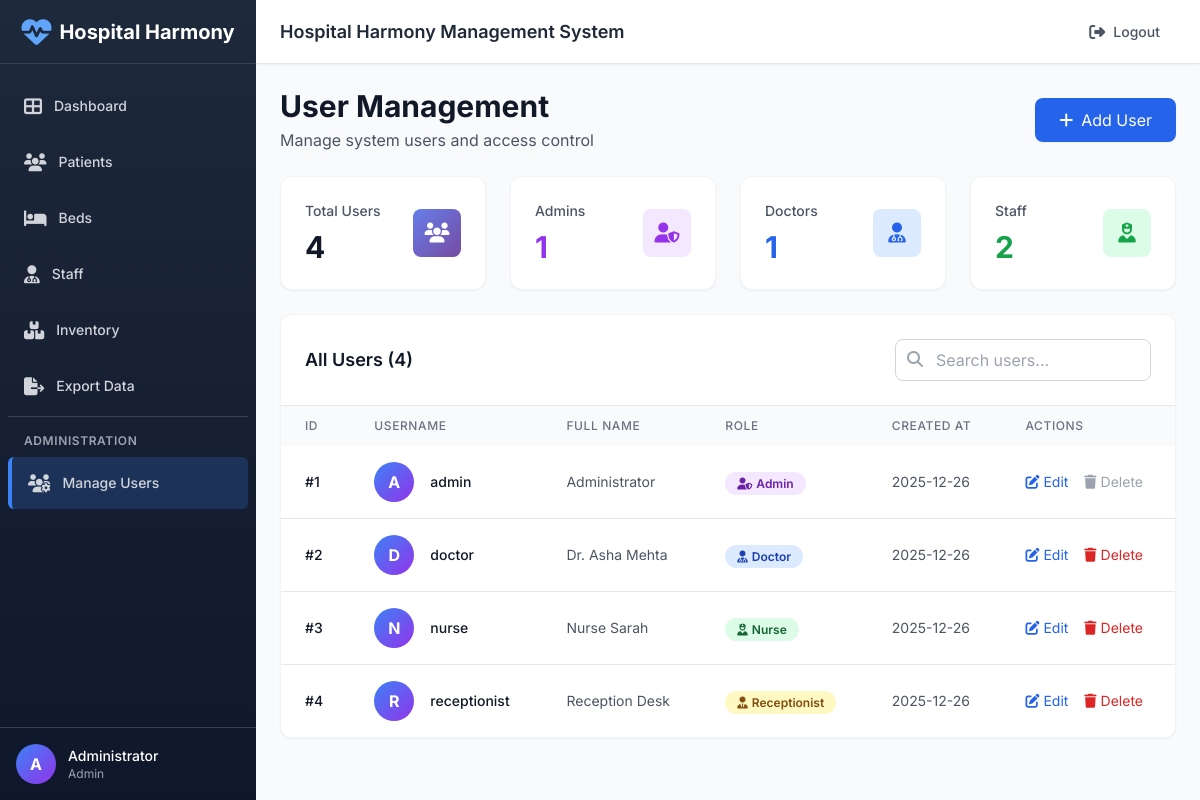
The app's page /users (signed in) with its own data.
### tables this page shows
CREATE TABLE users (
    id INTEGER PRIMARY KEY AUTOINCREMENT,
    username TEXT UNIQUE NOT NULL,
    password_hash TEXT NOT NULL,
    role TEXT NOT NULL,
    full_name TEXT,
    created_at TIMESTAMP DEFAULT CURRENT_TIMESTAMP
);

### app.py (the view)
@app.route('/users')
@login_required
@role_required('manage_users')
def users():
    db = get_db(); cur = db.cursor()
    cur.execute('SELECT id, username, role, full_name, created_at FROM users')
    rows = cur.fetchall()
    return render_template('users.html', users=rows)

### app.py (called while the page is built)
def login_required(f):
    @wraps(f)
    def wrapped(*args, **kwargs):
        if 'user_id' not in session:
            flash('Please login to access this page', 'danger')
            return redirect(url_for('login'))
        return f(*args, **kwargs)
    return wrapped

def role_required(*allowed_permissions):
    def decorator(f):
        @wraps(f)
        def wrapped(*args, **kwargs):
            if 'user_id' not in session:
                flash('Please login to access this page', 'danger')
                return redirect(url_for('login'))
            user_role = session.get('role')
            user_permissions = ROLE_PERMISSIONS.get(user_role, [])
            if not any(perm in user_permissions for perm in allowed_permissions):
                flash('You do not have permission to access this page', 'danger')
                return redirect(url_for('index'))
            return f(*args, **kwargs)
        return wrapped
    return decorator

@app.context_processor
def inject_permissions():
    if 'role' in session:
        return {
            'user_permissions': ROLE_PERMISSIONS.get(session['role'], []),
            'user_role': session.get('role'),
            'user_name': session.get('full_name')
        }
    return {'user_permissions': [], 'user_role': None, 'user_name': None}

### database.py (called while the page is built)
def get_db():
    global _conn
    if _conn is None:
        _conn = sqlite3.connect(DB_PATH, check_same_thread=False)
        _conn.row_factory = sqlite3.Row
    return _conn

### templates/users.html (shortened to what this page needs)
{% extends "layout.html" %}
{% block content %}
<div class="flex items-center justify-between mb-6">
    <div>
        <h1 class="text-3xl font-bold text-gray-900">User Management</h1>
        <p class="text-gray-600 mt-1">Manage system users and access control</p>
    </div>
    <button onclick="document.getElementById('addModal').classList.remove('hidden')" class="bg-blue-600 hover:bg-blue-700 text-white px-6 py-2.5 rounded-lg flex items-center transition shadow-sm">
        <i class="fas fa-plus mr-2"></i>
        Add User
    </button>
</div>
<div class="grid grid-cols-1 gap-6 sm:grid-cols-4 mb-6">
    <div class="card-hover bg-white rounded-xl shadow-sm p-6 border border-gray-100">
        <div class="flex items-center justify-between">
            <div>
                <p class="text-sm font-medium text-gray-600">Total Users</p>
                <p class="text-3xl font-bold text-gray-900 mt-2">{{ users|length }}</p>
            </div>
            <div class="gradient-primary w-12 h-12 rounded-lg flex items-center justify-center">
                <i class="fas fa-users text-white text-xl"></i>
            </div>
        </div>
    </div>
    <div class="card-hover bg-white rounded-xl shadow-sm p-6 border border-gray-100">
        <div class="flex items-center justify-between">
            <div>
                <p class="text-sm font-medium text-gray-600">Admins</p>
                <p class="text-3xl font-bold text-purple-600 mt-2">
                    {{ users|selectattr('role', 'equalto', 'admin')|list|length }}
                </p>
            </div>
            <div class="bg-purple-100 w-12 h-12 rounded-lg flex items-center justify-center">
                <i class="fas fa-user-shield text-purple-600 text-xl"></i>
            </div>
        </div>
    </div>
    <div class="card-hover bg-white rounded-xl shadow-sm p-6 border border-gray-100">
        <div class="flex items-center justify-between">
            <div>
                <p class="text-sm font-medium text-gray-600">Doctors</p>
                <p class="text-3xl font-bold text-blue-600 mt-2">
                    {{ users|selectattr('role', 'equalto', 'doctor')|list|length }}
                </p>
            </div>
            <div class="bg-blue-100 w-12 h-12 rounded-lg flex items-center justify-center">
                <i class="fas fa-user-md text-blue-600 text-xl"></i>
            </div>
        </div>
    </div>
    <div class="card-hover bg-white rounded-xl shadow-sm p-6 border border-gray-100">
        <div class="flex items-center justify-between">
            <div>
                <p class="text-sm font-medium text-gray-600">Staff</p>
                <p class="text-3xl font-bold text-green-600 mt-2">
                    {{ users|selectattr('role', 'in', ['nurse', 'receptionist'])|list|length }}
                </p>
            </div>
            <div class="bg-green-100 w-12 h-12 rounded-lg flex items-center justify-center">
                <i class="fas fa-user-nurse text-green-600 text-xl"></i>
            </div>
        </div>
    </div>
</div>
<div class="bg-white rounded-xl shadow-sm border border-gray-100 overflow-hidden">
    <div class="p-6 border-b border-gray-200">
        <div class="flex items-center justify-between">
            <h3 class="text-lg font-semibold text-gray-900">All Users ({{ users|length }})</h3>
            <div class="relative w-64">
                <input type="search" id="searchInput" placeholder="Search users..." class="w-full pl-10 pr-4 py-2 border border-gray-300 rounded-lg focus:ring-2 focus:ring-blue-500 focus:border-transparent" onkeyup="searchTable()">
                <i class="fas fa-search absolute left-3 top-3 text-gray-400"></i>
            </div>
        </div>
    </div>
    <div class="overflow-x-auto">
        <table class="w-full" id="usersTable">
            <thead class="bg-gray-50">
                <tr>
                    <th class="px-6 py-3 text-left text-xs font-medium text-gray-500 uppercase tracking-wider">ID</th>
                    <th class="px-6 py-3 text-left text-xs font-medium text-gray-500 uppercase tracking-wider">Username</th>
                    <th class="px-6 py-3 text-left text-xs font-medium text-gray-500 uppercase tracking-wider">Full Name</th>
                    <th class="px-6 py-3 text-left text-xs font-medium text-gray-500 uppercase tracking-wider">Role</th>
                    <th class="px-6 py-3 text-left text-xs font-medium text-gray-500 uppercase tracking-wider">Created At</th>
                    <th class="px-6 py-3 text-left text-xs font-medium text-gray-500 uppercase tracking-wider">Actions</th>
                </tr>
            </thead>
            <tbody class="bg-white divide-y divide-gray-200">
                {% if users %}
                    {% for u in users %}
                    <tr class="hover:bg-gray-50 transition">
                        <td class="px-6 py-4 whitespace-nowrap text-sm font-medium text-gray-900">#{{ u['id'] }}</td>
                        <td class="px-6 py-4 whitespace-nowrap">
                            <div class="flex items-center">
                                <div class="flex-shrink-0 h-10 w-10 bg-gradient-to-br from-blue-500 to-purple-600 rounded-full flex items-center justify-center text-white font-bold">
                                    {{ u['username'][0]|upper }}
                                </div>
                                <div class="ml-4">
                                    <div class="text-sm font-medium text-gray-900">{{ u['username'] }}</div>
                                </div>
                            </div>
                        </td>
                        <td class="px-6 py-4 whitespace-nowrap text-sm text-gray-600">{{ u['full_name'] }}</td>
                        <td class="px-6 py-4 whitespace-nowrap">
                            {% if u['role'] == 'admin' %}
                                <span class="px-3 py-1 text-xs font-semibold rounded-full bg-purple-100 text-purple-800">
                                    <i class="fas fa-user-shield mr-1"></i>Admin
                                </span>
                            {% elif u['role'] == 'doctor' %}
                                <span class="px-3 py-1 text-xs font-semibold rounded-full bg-blue-100 text-blue-800">
                                    <i class="fas fa-user-md mr-1"></i>Doctor
                                </span>
                            {% elif u['role'] == 'nurse' %}
                                <span class="px-3 py-1 text-xs font-semibold rounded-full bg-green-100 text-green-800">
                                    <i class="fas fa-user-nurse mr-1"></i>Nurse
                                </span>
                            {% elif u['role'] == 'receptionist' %}
                                <span class="px-3 py-1 text-xs font-semibold rounded-full bg-yellow-100 text-yellow-800">
                                    <i class="fas fa-user-tie mr-1"></i>Receptionist
                                </span>
                            {% else %}
                                <span class="px-3 py-1 text-xs font-semibold rounded-full bg-gray-100 text-gray-800">
                                    {{ u['role']|title }}
                                </span>
                            {% endif %}
                        </td>
                        <td class="px-6 py-4 whitespace-nowrap text-sm text-gray-600">
                            {{ u['created_at'][:10] if u['created_at'] else 'N/A' }}
                        </td>
                        <td class="px-6 py-4 whitespace-nowrap text-sm">
                            <button onclick="openEditModal({{ u['id'] }}, '{{ u['username']|replace("'", "\\'") }}', '{{ u['full_name']|replace("'", "\\'") }}', '{{ u['role'] }}')" class="text-blue-600 hover:text-blue-800 mr-3 transition">
                                <i class="fas fa-edit mr-1"></i>Edit
                            </button>
                            {% if u['id'] != session.get('user_id') %}
                            <form action="/users/delete/{{ u['id'] }}" method="POST" class="inline" onsubmit="return confirm('Are you sure you want to delete {{ u['username'] }}? This action cannot be undone.')">
                                <button type="submit" class="text-red-600 hover:text-red-800 transition">
                                    <i class="fas fa-trash mr-1"></i>Delete
                                </button>
                            </form>
                            {% else %}
                            <span class="text-gray-400 cursor-not-allowed" title="You cannot delete your own account">
                                <i class="fas fa-trash mr-1"></i>Delete
                            </span>
                            {% endif %}
                        </td>
                    </tr>
                    {% endfor %}
                {% endif %}
            </tbody>
        </table>
    </div>
</div>
{% endblock %}

### templates/sidebar.html
<div class="sidebar w-64 flex-shrink-0 hidden md:flex flex-col">
    <div class="flex items-center justify-center h-16 px-4 border-b border-gray-700">
        <i class="fas fa-heartbeat text-3xl text-blue-400 mr-2"></i>
        <span class="text-xl font-bold text-white">Hospital Harmony</span>
    </div>
    <nav class="flex-1 px-2 py-4 space-y-1 overflow-y-auto">
        {% if 'dashboard' in user_permissions %}
        <a href="/" class="sidebar-link flex items-center px-4 py-3 text-sm font-medium text-gray-300 rounded-md hover:text-white {% if request.path == '/' %}active{% endif %}">
            <i class="fas fa-th-large mr-3 text-lg"></i>
            Dashboard
        </a>
        {% endif %}
        {% if 'patients' in user_permissions %}
        <a href="/patients" class="sidebar-link flex items-center px-4 py-3 text-sm font-medium text-gray-300 rounded-md hover:text-white {% if '/patients' in request.path %}active{% endif %}">
            <i class="fas fa-users mr-3 text-lg"></i>
            Patients
        </a>
        {% endif %}
        {% if 'beds' in user_permissions %}
        <a href="/beds" class="sidebar-link flex items-center px-4 py-3 text-sm font-medium text-gray-300 rounded-md hover:text-white {% if '/beds' in request.path %}active{% endif %}">
            <i class="fas fa-bed mr-3 text-lg"></i>
            Beds
        </a>
        {% endif %}
        {% if 'staff' in user_permissions %}
        <a href="/staff" class="sidebar-link flex items-center px-4 py-3 text-sm font-medium text-gray-300 rounded-md hover:text-white {% if '/staff' in request.path %}active{% endif %}">
            <i class="fas fa-user-md mr-3 text-lg"></i>
            Staff
        </a>
        {% endif %}
        {% if 'inventory' in user_permissions %}
        <a href="/inventory" class="sidebar-link flex items-center px-4 py-3 text-sm font-medium text-gray-300 rounded-md hover:text-white {% if '/inventory' in request.path %}active{% endif %}">
            <i class="fas fa-boxes mr-3 text-lg"></i>
            Inventory
        </a>
        {% endif %}
        {% if 'export' in user_permissions %}
        <a href="/export/patients" class="sidebar-link flex items-center px-4 py-3 text-sm font-medium text-gray-300 rounded-md hover:text-white">
            <i class="fas fa-file-export mr-3 text-lg"></i>
            Export Data
        </a>
        {% endif %}
        {% if 'manage_users' in user_permissions %}
        <div class="mt-4 pt-4 border-t border-gray-700">
            <p class="px-4 text-xs font-semibold text-gray-400 uppercase tracking-wider mb-2">
                Administration
            </p>
            <a href="/users" class="sidebar-link flex items-center px-4 py-3 text-sm font-medium text-gray-300 rounded-md hover:text-white {% if '/users' in request.path %}active{% endif %}">
                <i class="fas fa-users-cog mr-3 text-lg"></i>
                Manage Users
            </a>
        </div>
        {% endif %}
    </nav>
    <div class="p-4 border-t border-gray-700">
        <div class="flex items-center">
            <div class="w-10 h-10 rounded-full bg-gradient-to-br from-blue-500 to-purple-600 flex items-center justify-center text-white font-bold">
                {% set name_parts = user_name.split() if user_name else ['U'] %}
                {% if name_parts|length >= 2 %}
                    {{ name_parts[0][0] }}{{ name_parts[1][0] }}
                {% else %}
                    {{ user_name[0] if user_name else 'U' }}
                {% endif %}
            </div>
            <div class="ml-3 flex-1">
                <p class="text-sm font-medium text-white">{{ user_name }}</p>
                <p class="text-xs text-gray-400 capitalize">{{ user_role }}</p>
            </div>
        </div>
    </div>
</div>

### templates/layout.html (style rules this page uses)
* { font-family: 'Inter', sans-serif; }
.sidebar { background: linear-gradient(180deg, #1e293b 0%, #0f172a 100%); }
.sidebar-link { transition: all 0.2s ease; }
.sidebar-link.active { background: rgba(59, 130, 246, 0.2); border-left: 4px solid #3b82f6; }
.card-hover { transition: all 0.3s ease; }
.gradient-primary { background: linear-gradient(135deg, #667eea 0%, #764ba2 100%); }

### records on screen
users: full_name "Administrator", id "1", username "A", username "admin", role "admin" (drawn), created_at "2025-12-26", shows "Delete"
users: id "2", username "D", username "doctor", full_name "Dr. Asha Mehta", role "doctor" (drawn), created_at "2025-12-26"
users: id "3", username "N", username "nurse", full_name "Nurse Sarah", role "nurse" (drawn), created_at "2025-12-26"
users: id "4", username "R", username "receptionist", full_name "Reception Desk", role "receptionist" (drawn), created_at "2025-12-26"

### other values on screen
{{ user_name[0] if user_name else 'U' }} "A"
{{ user_role }} "Admin"
{{ users|length }} "4"
{{ users|selectattr('role', 'equalto', 'admin')|list|length }} "1"
{{ users|selectattr('role', 'equalto', 'doctor')|list|length }} "1"
{{ users|selectattr('role', 'in', ['nurse', 'receptionist'])|list|length }} "2"
